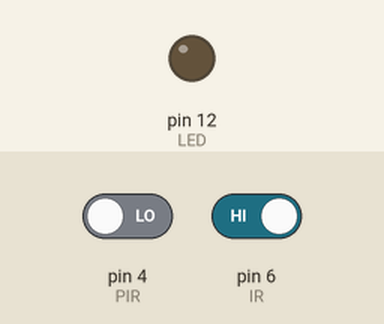
Simulated run of this sketch. Board: Arduino Uno, built with avr-gcc and run on an emulated ATmega328P. On the bench: output pins drawn as LEDs (lit = HIGH). Inputs (shaded band) come from the test bench; at power-on: pin 4 (PIR) LOW, pin 6 (IR) HIGH.

Above: at 2.8 s.
2.9 s: pin 4 (PIR) driven HIGH and pin 6 (IR) driven LOW
At 3.7 s:
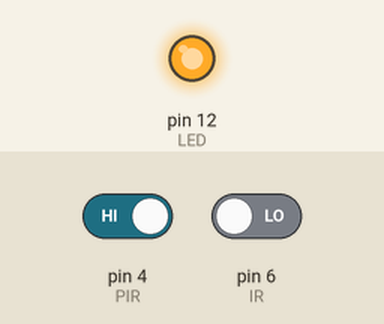
4.5 s: pin 4 (PIR) driven LOW
At 6.2 s:
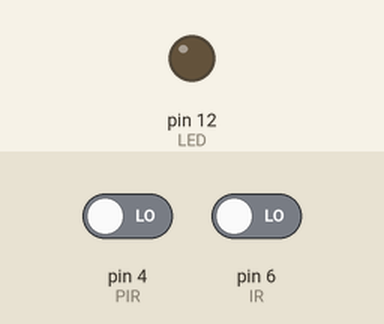
6.5 s: pin 4 (PIR) driven HIGH
At 8.0 s:
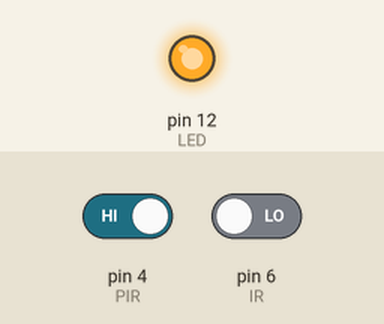
Timing chart, 0 to 9.5 s (numbered marks = the images above; inputs shaded):
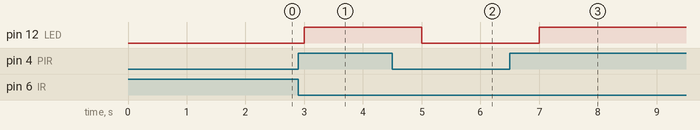

The sketch:

rty.ino
```cpp
#define LED 12
#define PIR 4
#define IR 6
void setup()
{
Serial.begin(115200);
pinMode(LED,OUTPUT);
pinMode(PIR,INPUT);
pinMode(IR,INPUT);
}
void loop()
{
int l=digitalRead(PIR);
int t= digitalRead(IR);
if (l==1&&t==0)
{
digitalWrite(LED,HIGH);
}
else

{
digitalWrite(LED,LOW);
}
delay(1000);
}
```

Measured:
- after the input at 2.9 s, pin 12 (LED): LOW → HIGH after 0.10 s
- after the input at 4.5 s, pin 12 (LED): HIGH → LOW after 0.50 s
- after the input at 6.5 s, pin 12 (LED): LOW → HIGH after 0.50 s
